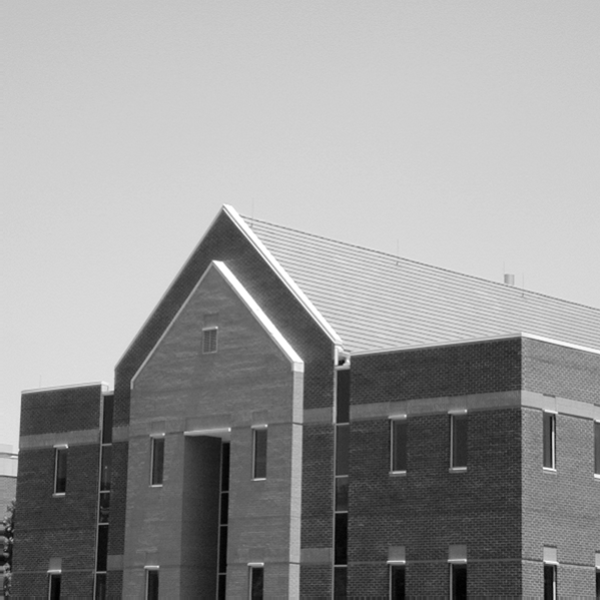
#> input picture Week 4/building.tif, 600 x 600 px
$ jupyter execute 190610E.ipynb
#> lines starting #> are read from the running program, lines starting #| are printed output that depends on the picture; after the words box and inside, x2 and y2 are one past the last pixel; in counts of white or black regions, pixels touching at a corner belong together
Name: Sumanasekara W.K.G.G.

Index: 190610E

[cell 1]
import numpy as np
import cv2 as cv
import matplotlib.pyplot as plt
from mpl_toolkits.mplot3d import Axes3D
from matplotlib import cm

[cell 2]
# Q1 - Derivatives of Gaussian filter

step, sigma = 0.1, 1.5

X, Y = np.arange(-5, 5+step, step), np.arange(-5, 5+step, step)
XX, YY = np.meshgrid(X, Y)
#gaussian = np.exp(-(XX**2 + YY**2)/(2*sigma**2)) / (2*np.pi*sigma**2)
gaussian = np.exp(-(XX**2 + YY**2)/(2*sigma**2))
gaussian /= np.sum(gaussian)

sobel_v = np.array(((-1, -2, -1), (0, 0, 0), (1, 2, 1)), dtype = np.float32)
g_x = cv.filter2D(gaussian, -1, sobel_v)

sobel_h = np.array(((-1, 0, 1), (-2, 0, 2), (-1, 0, 1)), dtype = np.float32)
g_y = cv.filter2D(gaussian, -1, sobel_h)

fig = plt.figure(figsize=plt.figaspect(0.4))

ax = fig.add_subplot(1, 2, 1, projection='3d')
surf = ax.plot_surface(XX, YY, g_x, cmap=cm.jet)
ax.set_title("Derivative of Gaussian kernel in X deirection")
ax.axis("off")

ax = fig.add_subplot(1, 2, 2, projection='3d')
surf = ax.plot_surface(XX, YY, g_y, cmap=cm.jet)
ax.set_title("Derivative of Gaussian kernel in Y deirection")
ax.axis("off")

plt.show()
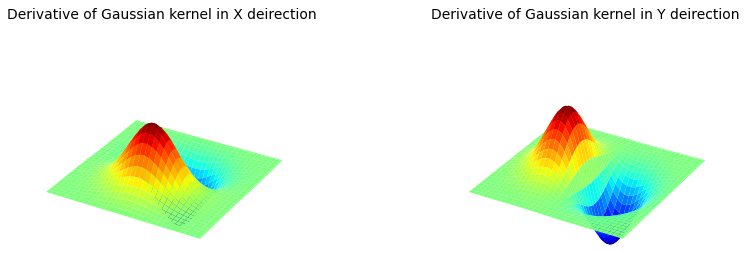
#> figure drawn by matplotlib, 2 panels

[cell 3]
# Q2 - Harris corner detection

img = cv.imread(r"building.tif")
#> img is the input picture: shape (600, 600, 3); min 0, max 255, mean 152.8
gray_img = cv.cvtColor(img, cv.COLOR_BGR2GRAY).astype(np.float32)
corners = cv.cornerHarris(gray_img, 2, 3, 0.04)
corners = cv.dilate(corners, None)
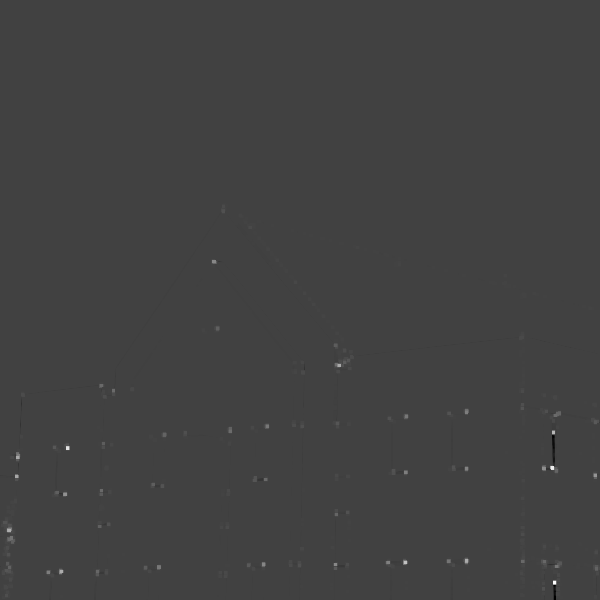
#> corners: shape (600, 600) float32; min -7770649.5, max 22525724, mean 21524.3; drawn with min black and max white
img[corners > 0.01 * corners.max()]=[0, 0, 255]
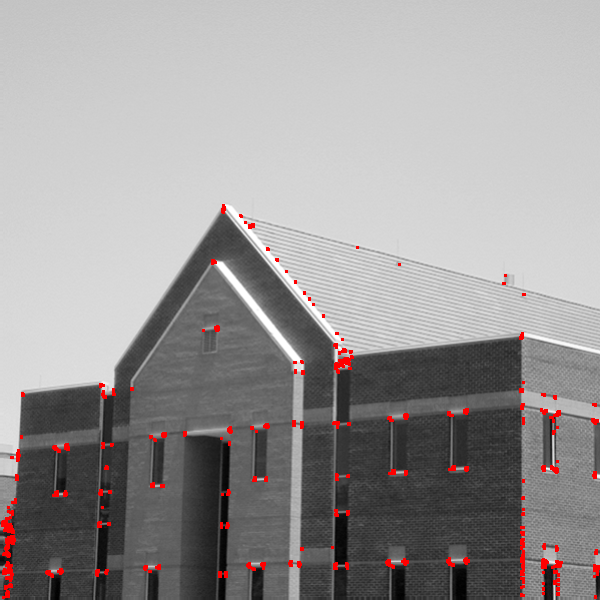
#> img: shape (600, 600, 3); 1.29% of pixels changed, all inside (x1, y1, x2, y2) = (1, 204, 600, 599)
img = cv.cvtColor(img, cv.COLOR_BGR2RGB)
plt.imshow(img)
plt.axis("off")
plt.show()

[cell 4]
# Q3 - Harris manual

img = cv.imread(r"building.tif")
I = cv.cvtColor(img, cv.COLOR_BGR2GRAY).astype(np.float32)

sobel_v = np.array(((-1, -2, -1), (0, 0, 0), (1, 2, 1)), dtype = np.float32)
sobel_h = np.array(((-1, 0, 1), (-2, 0, 2), (-1, 0, 1)), dtype = np.float32)

I_x = cv.filter2D(I, -1, sobel_v)
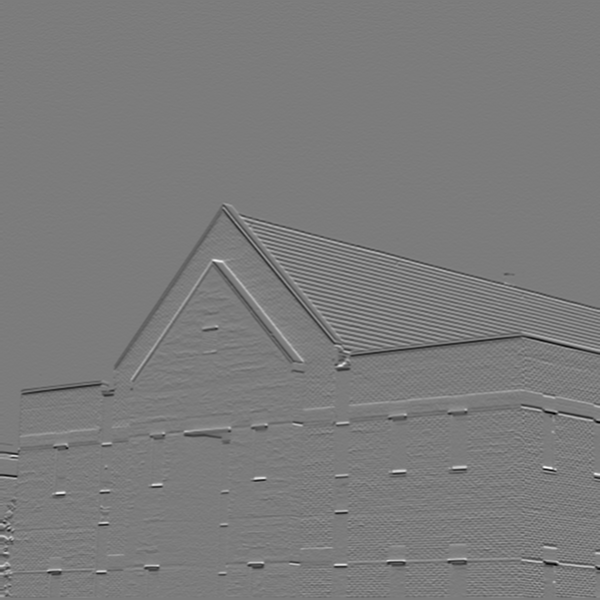
#> I_x: shape (600, 600) float32; min -586, max 618, mean -1.7; drawn with min black and max white
I_y = cv.filter2D(I, -1, sobel_h)
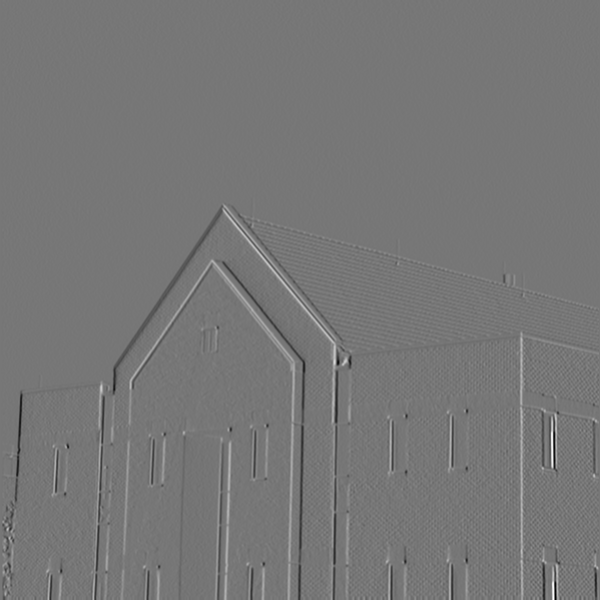
#> I_y: shape (600, 600) float32; min -677, max 772, mean -0.2; drawn with min black and max white

sihma, ksize = 3, 7
m11 = cv.GaussianBlur(I_x*I_x, (ksize, ksize), sigma)
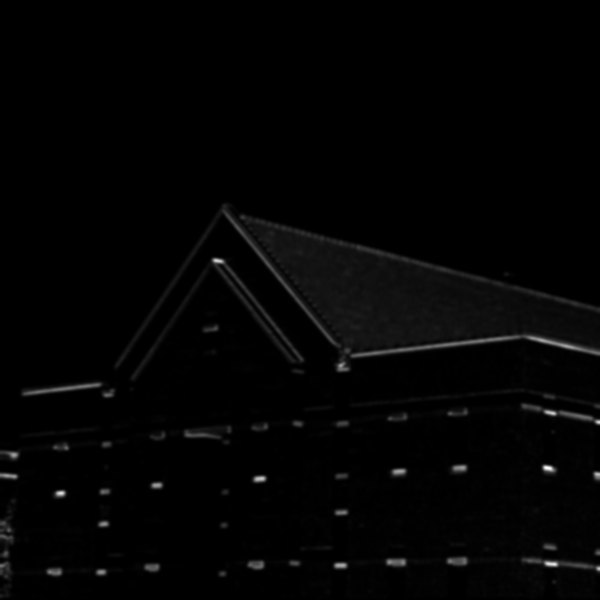
#> m11: shape (600, 600) float32; min 1.33, max 151476.1, mean 2276.9; drawn with min black and max white
m12 = cv.GaussianBlur(I_x*I_y, (ksize, ksize), sigma)
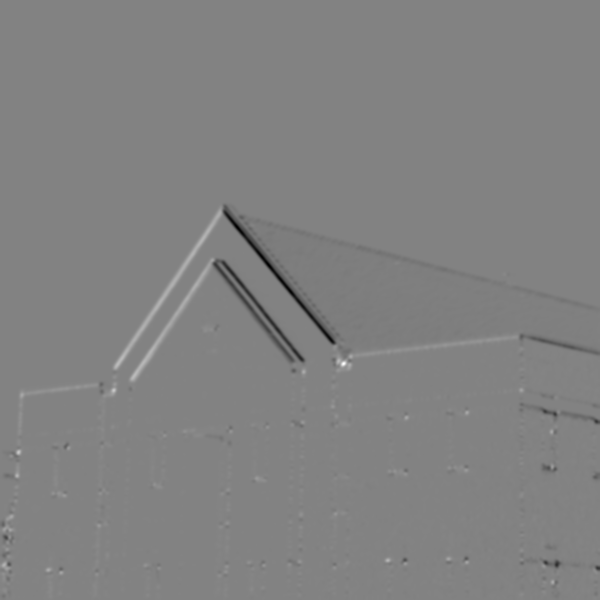
#> m12: shape (600, 600) float32; min -58982.1, max 56147.1, mean -266.9; drawn with min black and max white
m21 = m12
m22 = cv.GaussianBlur(I_y*I_y, (ksize, ksize), sigma)

det = m11*m22 - m12*m21
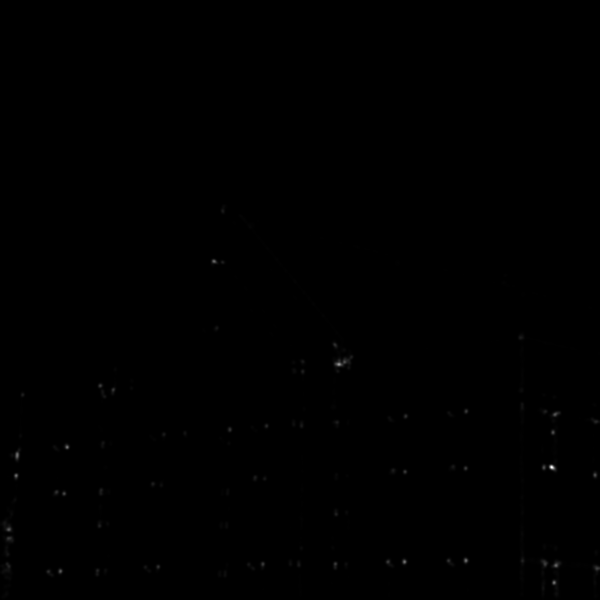
#> det: shape (600, 600) float32; min 3.7, max 6.92e+09, mean 7156397; drawn with min black and max white
trace = m11 + m22
alpha = 0.04
R = det - alpha*trace**2

R[R<1e8] = 0
fig, ax = plt.subplots(1, 2, figsize = (10, 15))
ax[0].imshow(R+127, cmap=cm.jet)
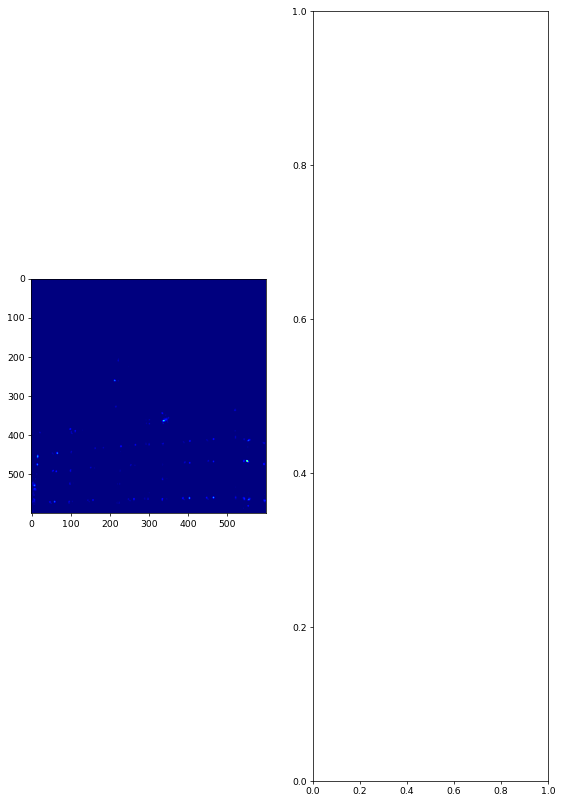
#> figure drawn by matplotlib, 1 panel

[cell 5]
# Q4 - Canny edge detection

canny = cv.Canny(gray_img.astype(np.uint8), 50, 200)
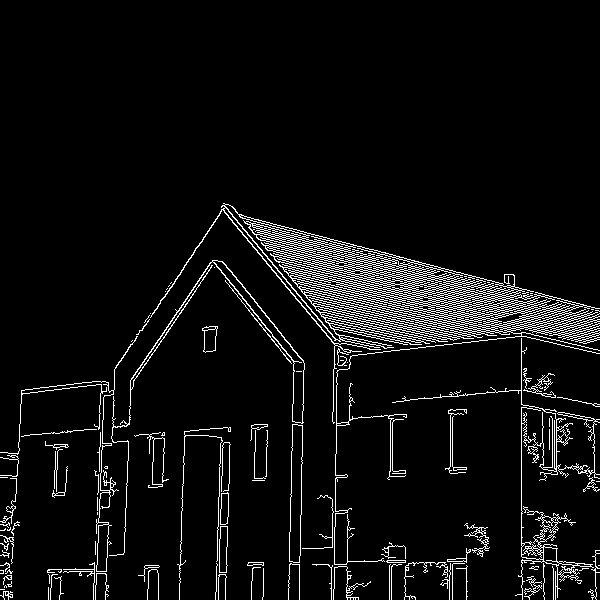
#> canny: shape (600, 600); 6% white in thin lines or dots, all inside (x1, y1, x2, y2) = (0, 203, 600, 600)

plt.imshow(canny, cmap='gray')
plt.axis('off')
plt.show()
